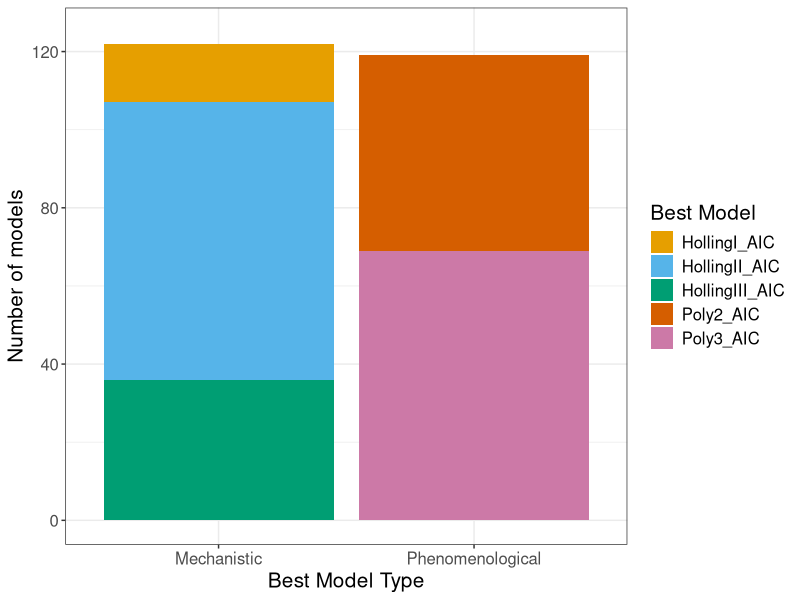
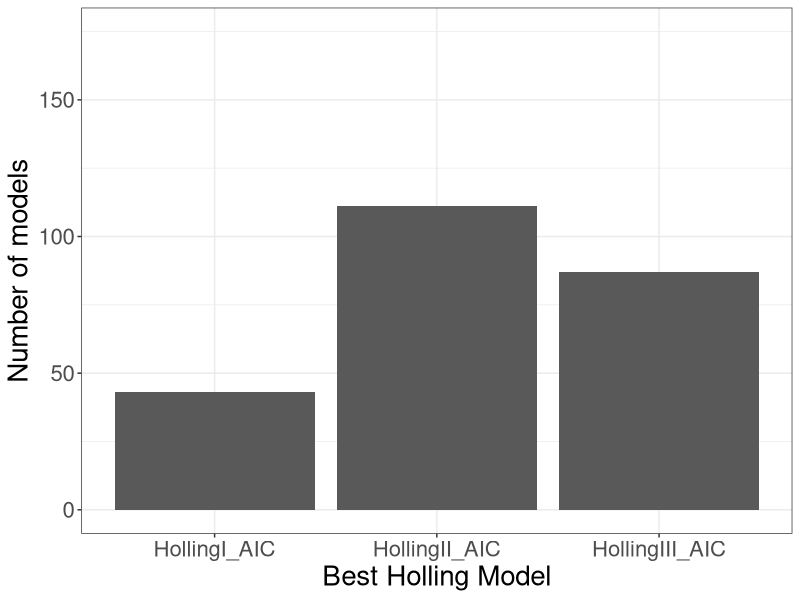
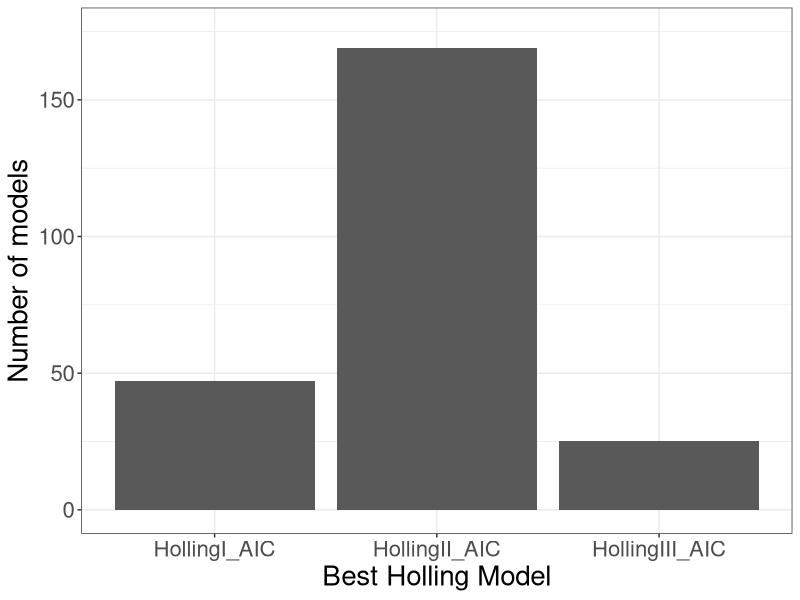
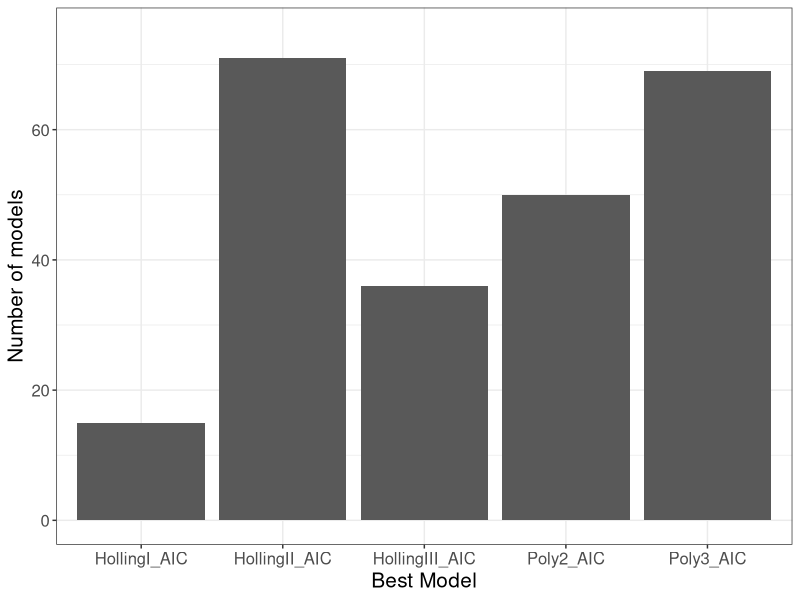
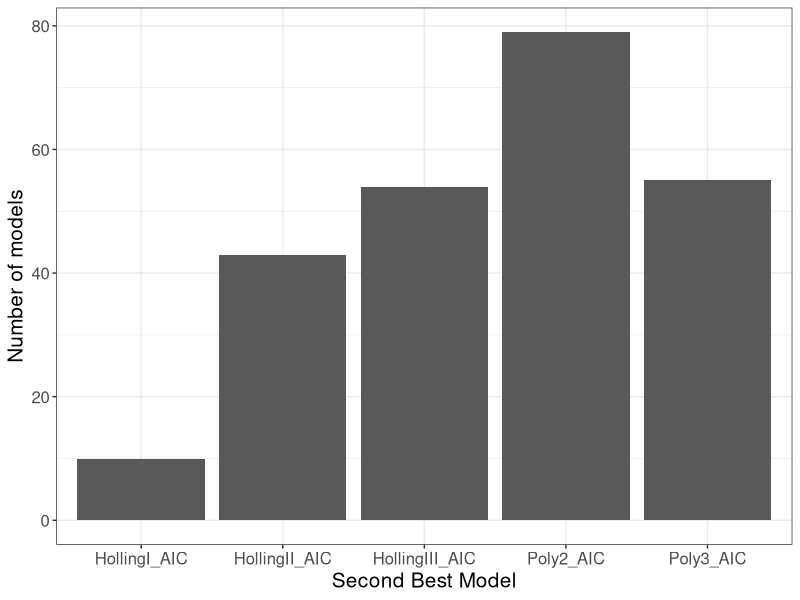
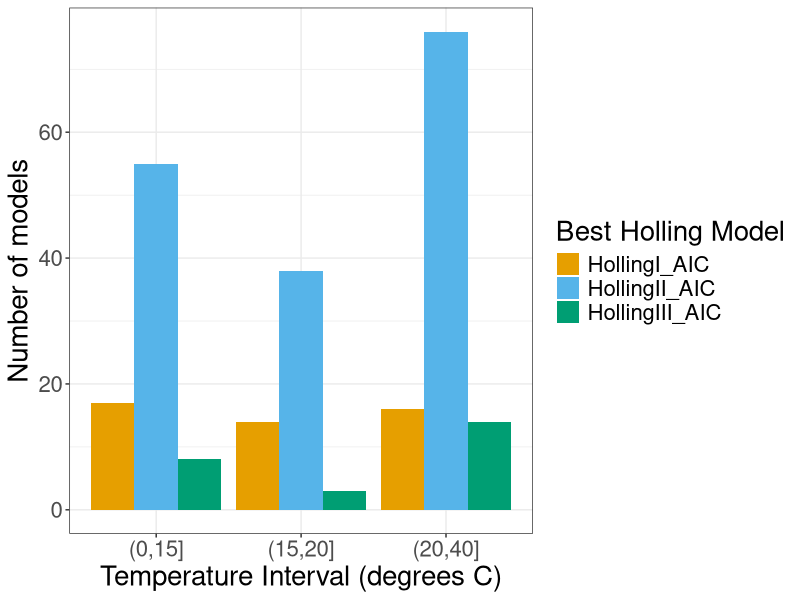
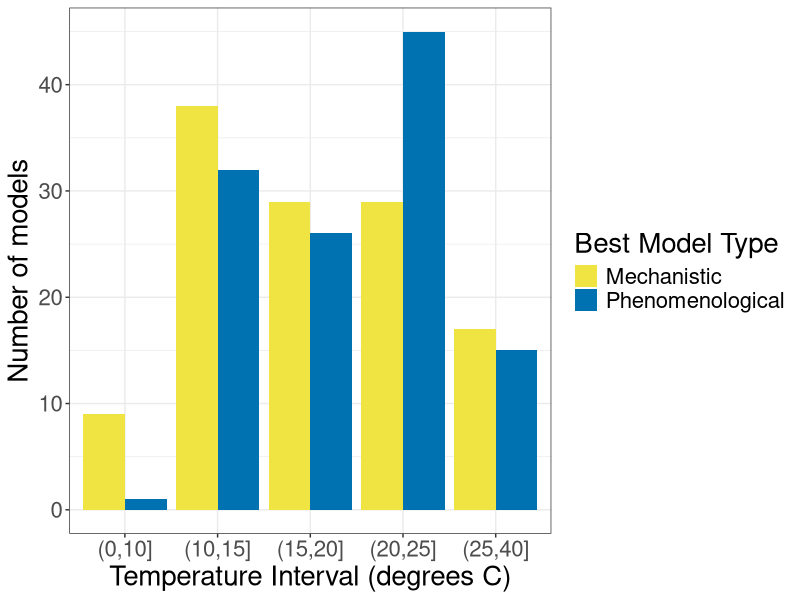
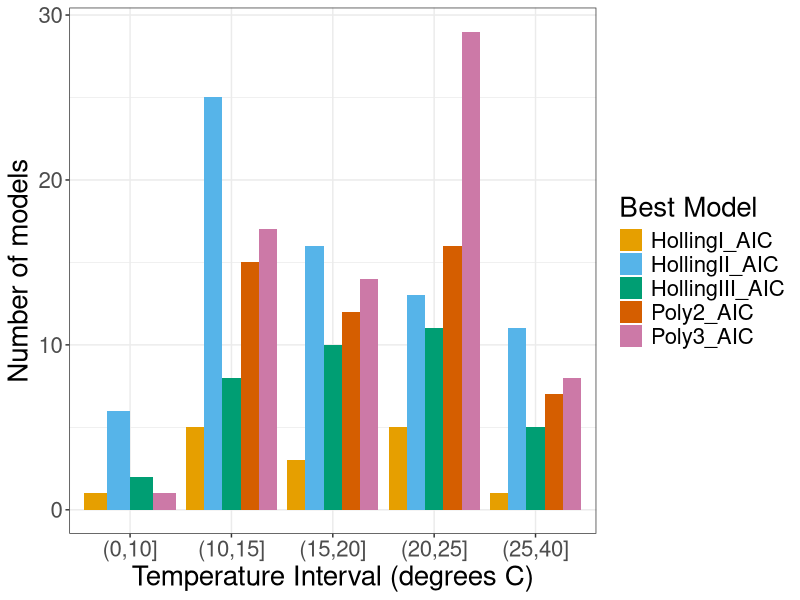

Generate these figures, in order, with R:
#Author: Ruth Keane (ruth.keane19@imperial.ac.uk)
#Script: plotting.R
#Desc: plots graphs
#Arguments: none
#Input: none 
#Output: none
#Date: march 2020


library(ggplot2)

#colour palette
cbbPalette <- c("#000000", "#E69F00", "#56B4E9", "#009E73", "#F0E442", "#0072B2", "#D55E00", "#CC79A7")

if (dir.exists("../Results/Plots")==FALSE){
  dir.create("../Results/Plots")
}
#function to plot graphs
printgraph<-function(name){
  png(paste0("../Results/Plots/",substitute(name),".png"))
  print(name)
  dev.off()
}
#data
data<-read.csv("../Results/dataanalysiscrat.csv")

#subsetting
data1<-subset(data, aIp<0.05)
data2<-subset(data,hIIp<0.05 & aIIp<0.05)
data3a<-subset(data,aIIIp<0.05 )
data3h<-subset(data,hIIIp<0.05)
 
#temperature and parameter graphs
plot2conA<-ggplot()+geom_point(aes(ConTemp,log(aII)),color=cbbPalette[4],data=data2,size=4)+
   theme_bw()+xlab("Consumer Temperature (degrees C)")+ylab("log Search Rate")+theme(text = element_text(size=20))

plot2conH<-ggplot()+geom_point(aes(ConTemp,log(hII)),color=cbbPalette[2],data=data2,size=4)+
   theme_bw()+xlab("Consumer Temperature (degrees C)")+ylab("Handling Time")+theme(text = element_text(size=20))
 
plot1conA<-ggplot()+geom_point(aes(ConTemp,log(aI)),color=cbbPalette[4],data=data1,size=4)+
     theme_bw()+xlab("Consumer Temperature (degrees C)")+ylab("log Search Rate")+theme(text = element_text(size=20))
   
plot3conH<-ggplot()+geom_point(aes(ConTemp,log(hIII)),color=cbbPalette[2],data=data3h,size=4)+
     theme_bw()+xlab("Consumer Temperature (degrees C)")+ylab("Handling Time")+theme(text = element_text(size=20))

plot3conA<-ggplot()+geom_point(aes(ConTemp,log(aIII)),color=cbbPalette[4],data=data3a,size=4)+
     theme_bw()+xlab("Consumer Temperature (degrees C)")+ylab("log Search Rate")+theme(text = element_text(size=20))

#this graph shows that mechanistic is slightly better
modelbesttype <-
  ggplot(data = data, aes(x = best.model.type, fill = BestAIC)) + geom_bar(stat =
                                                                             "count") +
  theme_bw() + theme(text = element_text(size = 15)) + xlab("Best Model Type") +
  ylab("Number of models") + ylim(0, 125) + scale_fill_manual(values = c(cbbPalette[2:4], cbbPalette[7:8]), "Best Model")

#difference between holling and holling recal
modelbestholl <-
  ggplot(data = data, aes(BestAICHol)) + xlab("Best Holling Model") + ylab("Number of models") +
  ylim(0, 175) + theme_bw() + geom_bar() + theme(text = element_text(size = 20))
modelbesthollrecal <-
  ggplot(data = data, aes(BestAICHolRECAL)) + xlab("Best Holling Model") +
  ylab("Number of models") + ylim(0, 175) + theme_bw() + geom_bar() + theme(text = element_text(size = 20))
modelbest <-
  ggplot(data = data, aes(BestAIC)) + geom_bar() + ylim(0, 75) + theme_bw() +
  theme(text = element_text(size = 15)) + xlab("Best Model") + ylab("Number of models")
modelsecondbest <-
  ggplot(data = data, aes(BestAIC_sec)) + geom_bar() + theme_bw() + theme(text = element_text(size = 15)) +
  xlab("Second Best Model") + ylab("Number of models")
#temperature model graph
tempmodel <-
  ggplot(data = data, aes(CUTCONTEMPTYPE, fill = BestAIC)) + geom_bar(stat =
                                                                        "count", position = position_dodge()) + theme_bw() + theme(text = element_text(size = 20)) +
  xlab("Temperature Interval (degrees C)") + ylab("Number of models") + scale_fill_manual(values =
                                                                                            c(cbbPalette[2:4], cbbPalette[7:8]), "Best Model")
tempmodelrhol <-
  ggplot(data = data, aes(CUTCONTEMPHOLLING, fill = BestAICHolRECAL)) + geom_bar(stat =
                                                                                   "count", position = position_dodge()) + theme_bw() + theme(text = element_text(size = 20)) +
  xlab("Temperature Interval (degrees C)") + ylab("Number of models") + scale_fill_manual(values =
                                                                                            c(cbbPalette[2:4]), "Best Holling Model")
temppmodeltype <-
  ggplot(data = data, aes(CUTCONTEMPTYPE, fill = best.model.type)) + geom_bar(stat =
                                                                                "count", position = position_dodge()) + theme_bw() + theme(text = element_text(size = 20)) +
  xlab("Temperature Interval (degrees C)") + ylab("Number of models") + scale_fill_manual("Best Model Type", values =
                                                                                            c(cbbPalette[5:6]))

#save graphs
printgraph(modelbesttype)
printgraph(modelbestholl)
printgraph(modelbesthollrecal)
printgraph(modelbest)
printgraph(modelsecondbest)
printgraph(tempmodelrhol)
printgraph(temppmodeltype)
printgraph(tempmodel)
printgraph(plot1conA)
printgraph(plot2conA)
printgraph(plot2conH)
printgraph(plot3conA)
printgraph(plot3conH)

